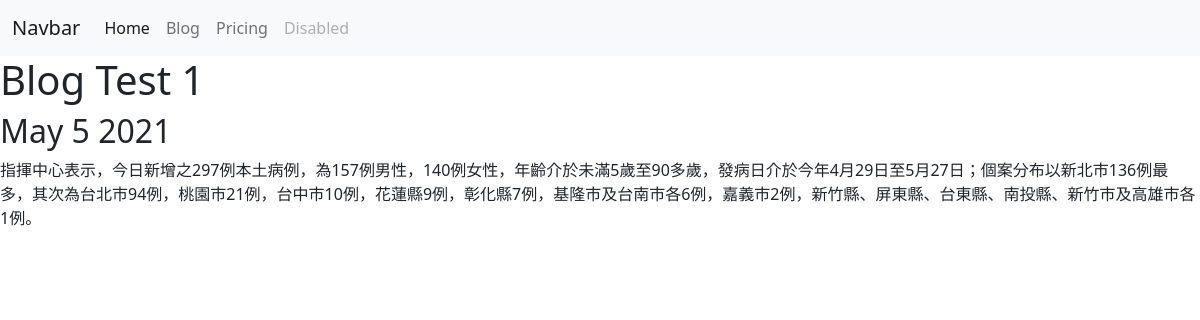
Page /blog/1/ on the committed database.
### blog/models.py (models this page shows, shortened)
class Blog(models.Model):
    title = models.CharField(max_length=200)
    description = models.TextField(max_length=255)
    date = models.DateField()

### blog/views.py (the view)
# urls.py: path('<int:blog_id>/', views.detail, name='detail'),
def detail(request, blog_id):
    blog = get_object_or_404(Blog, pk=blog_id)
    return render(request, 'blogs/detail.html',{'id':blog})

### blog/templates/blogs/detail.html
{% extends 'porfolio/base.html' %}
{%  block content %}
<h1>{{ id.title }}</h1>
<h2>{{ id.date|date:'M n Y'}}</h2>
<p>{{ id.description|safe }}</p>
{% endblock %}

### rows in the picture
Blog: title "Blog Test 1", date "May 5 2021", description "指揮中心表示，今日新增之297例本土病例，為157例男性，140例女性，年齡介於未滿5歲至90多歲，發病日介於今年4月29日至5月27日；個案分布以新北市136例最多，其次為台北市94例，桃園市21例，台中市10例，花蓮縣9例，彰化縣7例，基隆市及台南市各6例，嘉義市2例，新竹縣、屏東縣、台東縣、南投縣、新竹市及高雄市各1例。"
